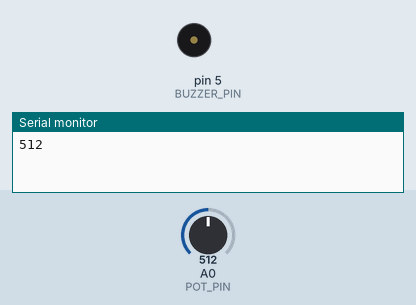
The sketch below on a simulated Arduino Uno, built with avr-gcc and run on an emulated ATmega328P. Parts: buzzer (waves = sounding), the last lines printed to the serial monitor. The inputs (shaded band) are chosen by the test bench; at power-on: A0 (POT_PIN) = 512.

Above: at 0.5 s.
At 4.2 s:
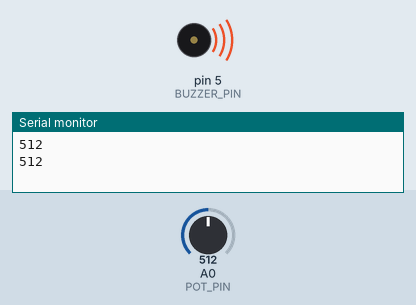
Timing chart, 0 to 5.8 s (numbered marks = the images above):
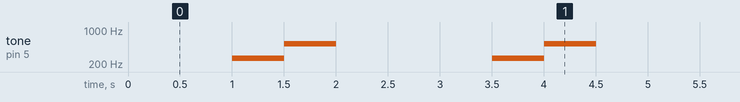

Measured:
- by itself, tone on pin 5 (BUZZER_PIN): repeats every 2.5 s: 523 Hz 0.50 s, silent 1.5 s, 262 Hz 0.50 s

The sketch:

04.analogueInOut.ino
```cpp
/*
  Author:

  Learning Intention:
  The students will read analogue sensors, use math (map, constrain, integer division)
  to convert value ranges, and write analogue output using PWM to an LED and buzzer.

  Success Criteria:
    1.  I know how to read analogue data from a specific PIN (analogRead)
    2.  I know the range of analogue data (0 to 1023) and can record a sensor's real range
    3.  I understand integer vs float division and order of operations
    4.  I can map an analogue value (0-1023) to a PWM value (0-255) with map() and constrain()
    5.  I understand what pulse width modulation is and can identify the PWM PINs (~)
    6.  I can write PWM data with analogWrite to control LED brightness
    7.  I can control the buzzer's pitch with tone()
    8.  I can organise output data so it correctly plots on the Serial Plotter
    9.  I can apply this knowledge to the Light, Sound and Potentiometer modules

  Hardware (Grove cables to the base shield):
    Potentiometer  -> A0
    Sound sensor   -> A2
    Light sensor   -> A3
    LED module     -> D6  (PWM capable)
    Buzzer module  -> D5  (PWM capable)

  Optional breadboard reference:
    Bootcamp-analogueRead.png, Bootcamp-PWMOutput.png and Bootcamp-MAP-PotLED.png
    in this folder show the same circuits hand-wired without Grove modules.
    Pulse-Width-Modulation.jpg explains the duty cycle.

  Documentation:
    https://sensorkit.arduino.cc/
    https://www.arduino.cc/reference/en/language/functions/analog-io/analogread/
    https://www.arduino.cc/reference/en/language/functions/math/map/
    https://en.cppreference.com/w/cpp/language/operator_precedence
*/

const int POT_PIN = A0;    // Grove Potentiometer on A0
const int SOUND_PIN = A2;  // Grove Sound sensor on A2
const int LIGHT_PIN = A3;  // Grove Light sensor on A3
const int LED_PIN = 6;     // Grove LED on D6 (PWM)
const int BUZZER_PIN = 5;  // Grove Buzzer on D5 (PWM)

void setup() {
  Serial.begin(115200);

  pinMode(BUZZER_PIN, 252) ;    // prediction: ?
}

void loop() {
  int value = analogRead(POT_PIN);
  Serial.println(value);
   // always on
  delay(1000);
    tone(BUZZER_PIN, 262);   // middle C
  delay(500);
  tone(BUZZER_PIN, 523);   // C an octave up
  delay(500);
  noTone(BUZZER_PIN);      // silence
  delay(500);
}
```
